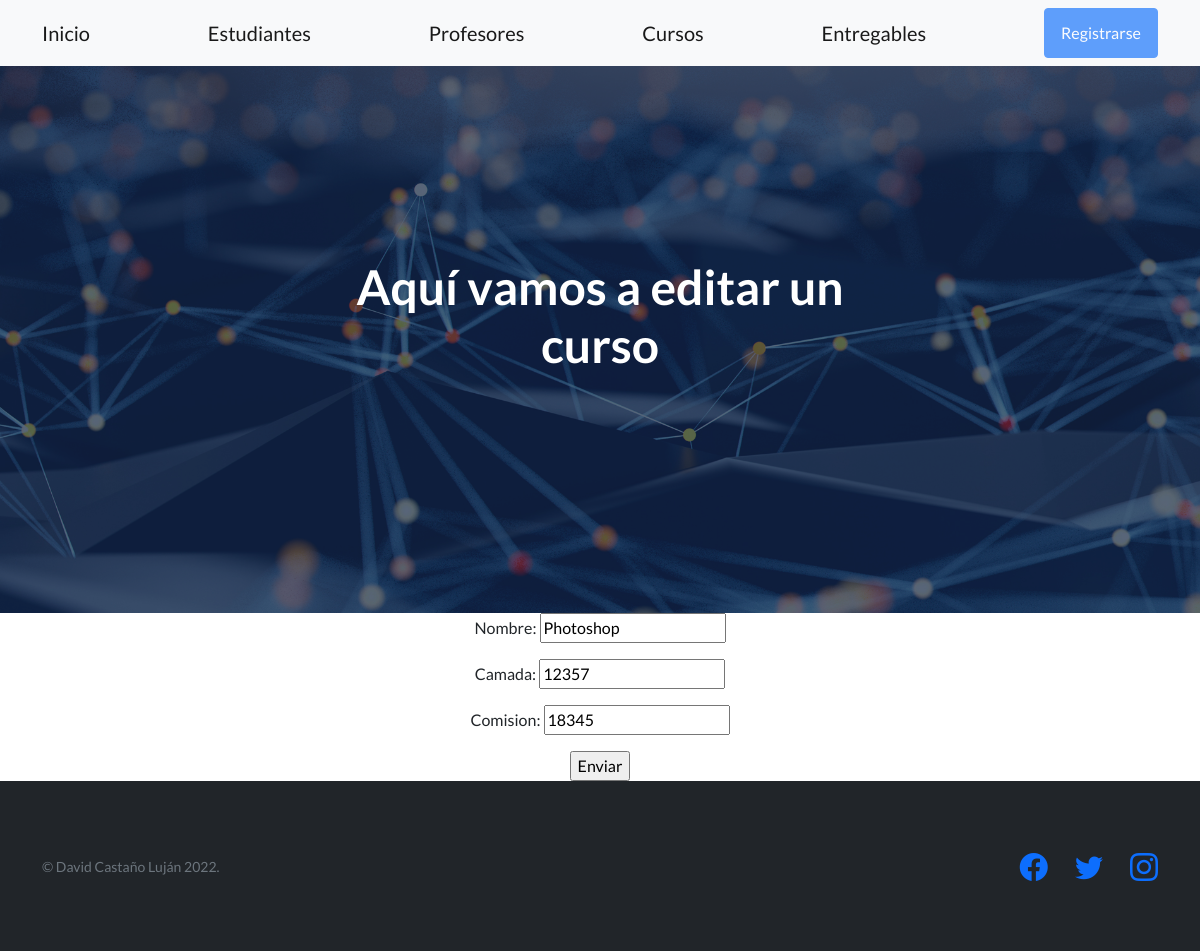
Screenshot of /AppCoder/editarCurso/12357 with the database file from the repository.
### AppCoder/models.py (models this page shows)
class Curso(models.Model):
    nombre = models.CharField(max_length=40)
    camada = models.IntegerField()
    comision = models.IntegerField()

### AppCoder/views.py (the view)
# urls.py: path('editarCurso/<curso_camada>', editarCurso, name='editarCurso'),
def editarCurso(request, curso_camada):
    curso_elegido=Curso.objects.get(camada=curso_camada)
    if request.method == 'POST':
        miFormulario = CursoFormulario(request.POST)
        if miFormulario.is_valid(): #valida que los datos estén bien
            infoDict = miFormulario.cleaned_data #la info del formulario se pasa a tipo diccionario
            curso_elegido.nombre=infoDict["nombre"]
            curso_elegido.camada=infoDict["camada"]
            curso_elegido.comision =infoDict["comision"]
            curso_elegido.save()
            return render(request, "AppCoder/index.html")
    else:
        miFormulario = CursoFormulario(initial={"nombre": curso_elegido.nombre, "camada": curso_elegido.camada, "comision": curso_elegido.comision})
    return render(request, "AppCoder/editarCurso.html", {"formulario1": miFormulario})

### AppCoder/forms.py
class CursoFormulario(forms.Form):
    nombre = forms.CharField()
    camada = forms.IntegerField()
    comision = forms.IntegerField()

### AppCoder/templates/AppCoder/editarCurso.html
{% extends "AppCoder/padre.html" %}
{% block titulo %}
    Aquí vamos a editar un curso
{% endblock %}
{% block formulario %}
<form action="" method="POST"> {% csrf_token %}
    {{formulario1.as_p}}
    <input type = "submit" value="Enviar">
</form>
{% endblock %}

### rows the page displays
Curso: nombre "Photoshop", camada "12357", comision "18345"
